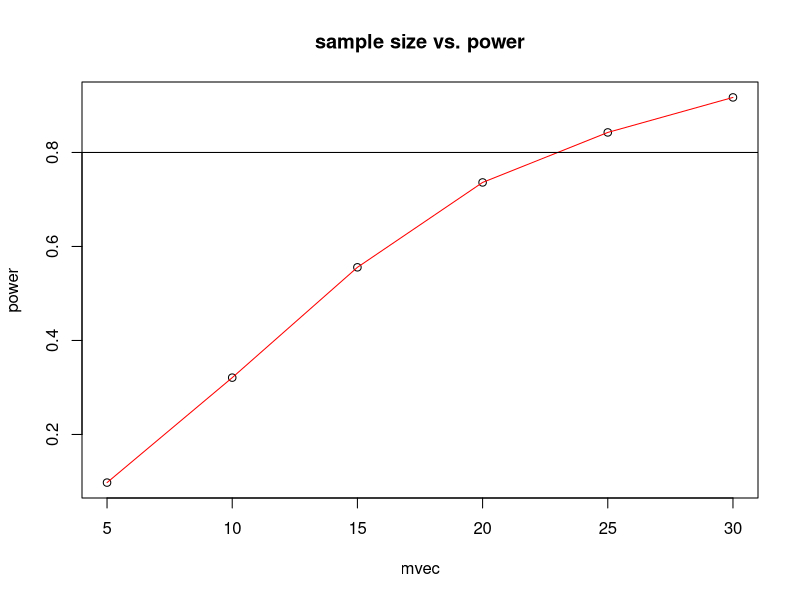

Recreate this plot in R.
# Problem 1
#a) 
B <- 10000
mu0 <- 2
power <- double(6)
mvec <- seq(5,30,5)
for(i in 1:6){
alpha <- 0.05
# generate B random samples of size m from the Gamma(3,1) distribution.
xb <- rgamma(mvec[i]*B, shape=3, scale=1)
# store the b-th random sample in the b-th row of the matrix.
xbmat <- matrix(xb, nrow=B, ncol=mvec[i])
# apply() function calculates the test statistic value for each row.
tb <- apply(xbmat, 1, function(x){t.test(x, mu=mu0)$statistic})
power[i] <- mean(abs(tb) > qt((alpha/2), df=(mvec[i]-1), lower.tail=FALSE))
}
power

#b) 
curve <- predict(loess(power~mvec))
plot(mvec,power,main="sample size vs. power")
lines(mvec, curve, col="red")
abline(h=0.8)

# sample size needed is 22 for power of 0.8

# Problem 2
m <- 10000
# generate a random sample from the Uniform(0, 1) distribution.
u <- runif(m)
v <- 1 - u
# getting estimates based on u and v.
y.i <- exp(-u)/(1+u^2)
ybar <- mean(y.i)
var.y <- sum((y.i-ybar)^2/m^2)
w.i <- exp(-v)/(1+v^2)
t.i <- (y.i+w.i)/2
tbar <- mean(t.i)
var.t <- sum((t.i - tbar)^2/m^2)
var.t
var.y
tbar
var.t/var.y

# Problem 3
#c)
m <- 10000
# Generating m random samples from Laplace(2)
x <- rexp(m,rate=2)-rexp(m,rate=2)
f.x <- (1/sqrt(2*pi))*exp(-x^2/2)
g.x <- exp(-abs(x)+.5*x^2)
phi.x <- exp(-2*abs(x))
expect <- mean((g.x*f.x)/phi.x)
expect

# Problem 4
# Write down

# Problem 5
# a) 
m <- 8
B <- 10000
mu <- 3
stdev <- 4
alpha <- 0.05
# generate B random samples of size m from the Exp(3) distribution.
xb <- rexp(m*B, rate=1/mu)
# store the b-th random sample in the b-th row of the matrix.
xbmat <- matrix(xb, nrow=B, ncol=m)
# apply() function calculates the confidence interval for each row.
CIs <- apply(xbmat, 1, function(x){t.test(x, mu=mu, conf.level=(1-alpha))$conf.int})
# Monte Carlo simulator for the empirical coverage rate.
CI.lower <- CIs[1,]
CI.upper <- CIs[2,]
alpha.sim <- mean(((CI.lower <= mu)*(CI.upper >= mu)))
alpha.sim

# [1] 0.8913
# Not reliable because non-normal distribution and small sample size.

# b) 
m <- 50
B <- 10000
mu <- 3
alpha <- 0.05
# generate B random samples of size m from the Exp(3) distribution.
xb <- rexp(m*B, rate=1/mu)
# store the b-th random sample in the b-th row of the matrix.
xbmat <- matrix(xb, nrow=B, ncol=m)
# apply() function calculates the confidence interval for each row.
CIs <- apply(xbmat, 1, function(x){t.test(x, mu=mu, conf.level=(1-alpha))$conf.int})
# Monte Carlo simulator for the empirical coverage rate.
CI.lower <- CIs[1,]
CI.upper <- CIs[2,]
alpha.sim <- mean(((CI.lower <= mu)*(CI.upper >= mu)))
alpha.sim

# [1] 0.9365
# Reliable because it is close to 0.95 and has large sample size.

# c)
m <- 20
B <- 10000
mu <- 6
alpha <- 0.05
# generate B random samples of size m from the Chisq(6) distribution.
xb <- rgamma(m*B, shape=3,scale=2)
# store the b-th random sample in the b-th row of the matrix.
xbmat <- matrix(xb, nrow=B, ncol=m)
# apply() function calculates the confidence interval for each row.
CIs <- apply(xbmat, 1, function(x){t.test(x, mu=mu, conf.level=(1-alpha))$conf.int})
# Monte Carlo simulator for the empirical coverage rate.
CI.lower <- CIs[1,]
CI.upper <- CIs[2,]
alpha.sim <- mean(((CI.lower <= mu)*(CI.upper >= mu)))
alpha.sim

# [1] 0.9374
# Reliable because close to 0.95 and somewhat normal distribution

# d)
m <- 10
B <- 10000
mu <- 0
alpha <- 0.05
# generate B random samples of size m from the t(50) distribution.
xb <- rt(m*B, df = 50)
# store the b-th random sample in the b-th row of the matrix.
xbmat <- matrix(xb, nrow=B, ncol=m)
# apply() function calculates the confidence interval for each row.
CIs <- apply(xbmat, 1, function(x){t.test(x, mu=mu, conf.level=(1-alpha))$conf.int})
# Monte Carlo simulator for the empirical coverage rate.
CI.lower <- CIs[1,]
CI.upper <- CIs[2,]
alpha.sim <- mean(((CI.lower <= mu)*(CI.upper >= mu)))
alpha.sim

#[1] 0.9512
# Reliable since it is very close to 0.95 and normal distribution
